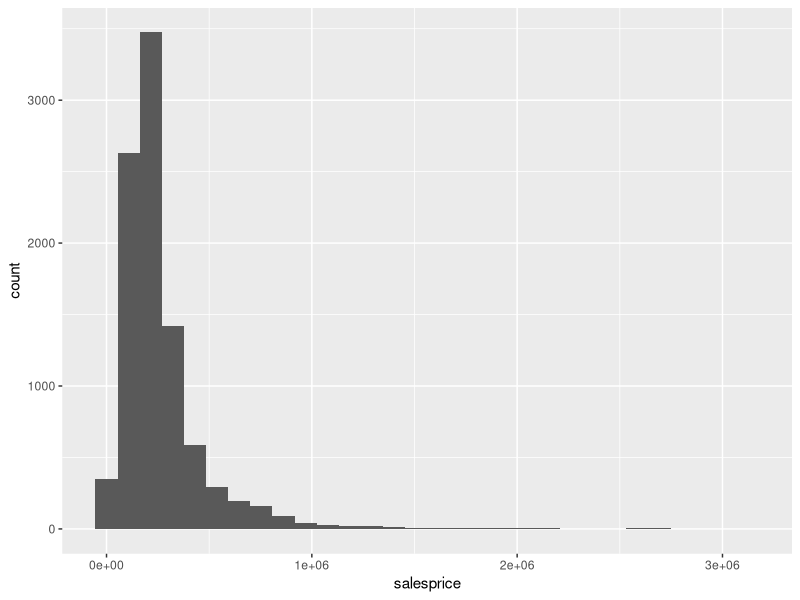
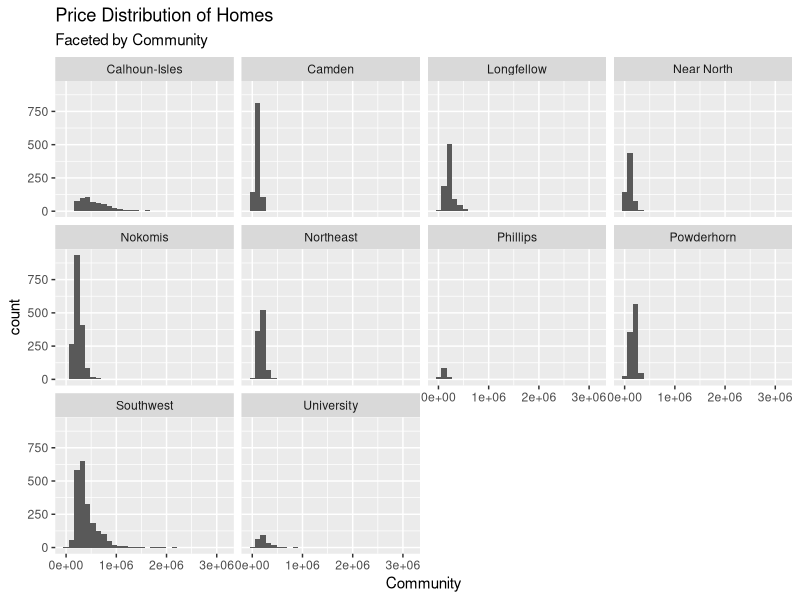
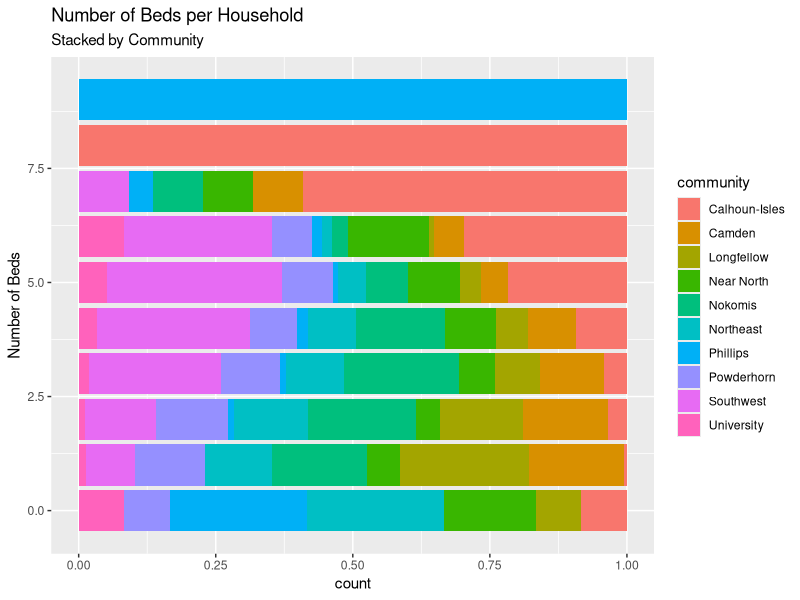

The R script that drew these images, in order:
## ---- chunk 1
library(tidyverse)
## ---- chunk 2
msphomes <- read_csv("data/minneapolis_home_prices.csv")
## ---- chunk 3
ggplot(data = msphomes, mapping = aes(x = salesprice)) +
  geom_histogram()
## ---- chunk 4
ggplot(data = msphomes, mapping = aes(x = salesprice)) +
  geom_histogram() +
  facet_wrap(~community) +
  labs(x = "Community", 
      title = "Price Distribution of Homes", 
      subtitle = "Faceted by Community")
## ---- chunk 5
ggplot(data=msphomes, mapping = aes(x=beds, fill = community)) +
  geom_bar(position="fill") +
  coord_flip() +
  labs(x = "Number of Beds",
       title = "Number of Beds per Household",
       subtitle = "Stacked by Community")
